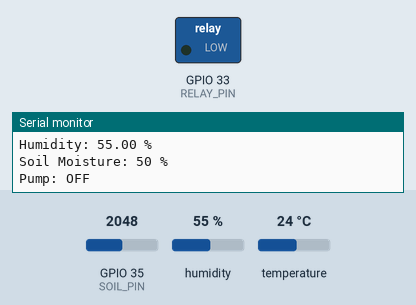
Recording of a sketch running on a simulated ESP32. Parts: switched loads named in the sketch (green lamp = pin HIGH), the last lines printed to the serial monitor. The test bench sets the inputs (shaded band); at power-on: GPIO 35 (SOIL_PIN) = 2048, humidity 55 %, temperature 24 °C.

Above: at 2.8 s.
2.9 s: GPIO 35 (SOIL_PIN) set to 2833
5.6 s: GPIO 35 (SOIL_PIN) set to 2947
At 7.4 s:
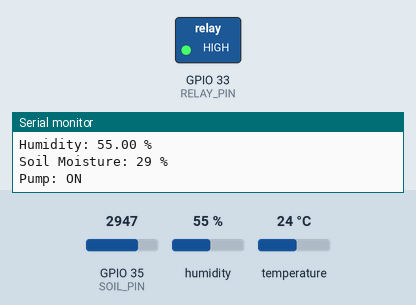
8.3 s: GPIO 35 (SOIL_PIN) set to 2866
At 11.3 s:
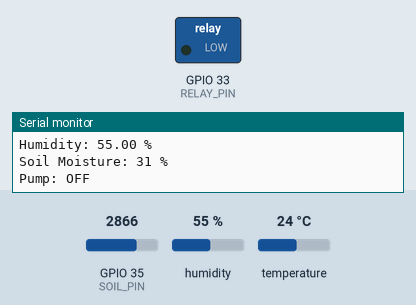
11.6 s: GPIO 35 (SOIL_PIN) set to 3603
At 12.6 s:
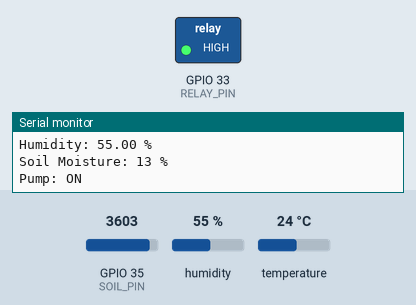
Timing chart, 0 to 14.6 s (numbered marks = the images above; inputs shaded):
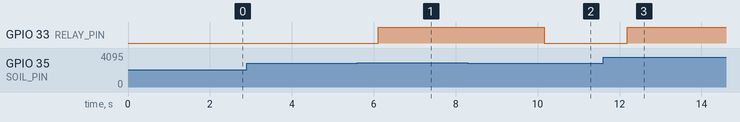

Measured:
- the behaviour switches between 2907 and 2908 on GPIO 35 (SOIL_PIN) (found by bisection; images 0 and 1)
- after the input at 5.6 s, GPIO 33 (RELAY_PIN): LOW → HIGH after 0.51 s
- after the input at 8.3 s, GPIO 33 (RELAY_PIN): HIGH → LOW after 1.9 s
- after the input at 11.6 s, GPIO 33 (RELAY_PIN): LOW → HIGH after 0.59 s

The sketch:

irrigation.ino
```cpp
#include <DHT.h>

#define DHTPIN 32
#define DHTTYPE DHT11

#define SOIL_PIN 35
#define RELAY_PIN 33

DHT dht(DHTPIN, DHTTYPE);

void setup() {
  Serial.begin(115200);

  pinMode(RELAY_PIN, OUTPUT);

  // Relay OFF at startup
  digitalWrite(RELAY_PIN, LOW);

  dht.begin();

  Serial.println("Smart Plant Watering System Started");
}

void loop() {

  float temperature = dht.readTemperature();
  float humidity = dht.readHumidity();

  int moisture = 100 - (analogRead(SOIL_PIN) * 100 / 4095);
  moisture = constrain(moisture, 0, 100);

  bool pumpOn = false;

  if (moisture < 30) {
    digitalWrite(RELAY_PIN, HIGH);
    pumpOn = true;
  } else {
    digitalWrite(RELAY_PIN, LOW);
    pumpOn = false;
  }

  Serial.println("--------------------------------");

  Serial.print("Temperature: ");
  Serial.print(temperature);
  Serial.println(" °C");

  Serial.print("Humidity: ");
  Serial.print(humidity);
  Serial.println(" %");

  Serial.print("Soil Moisture: ");
  Serial.print(moisture);
  Serial.println(" %");

  Serial.print("Pump: ");
  Serial.println(pumpOn ? "ON" : "OFF");

  delay(2000);
}
```
